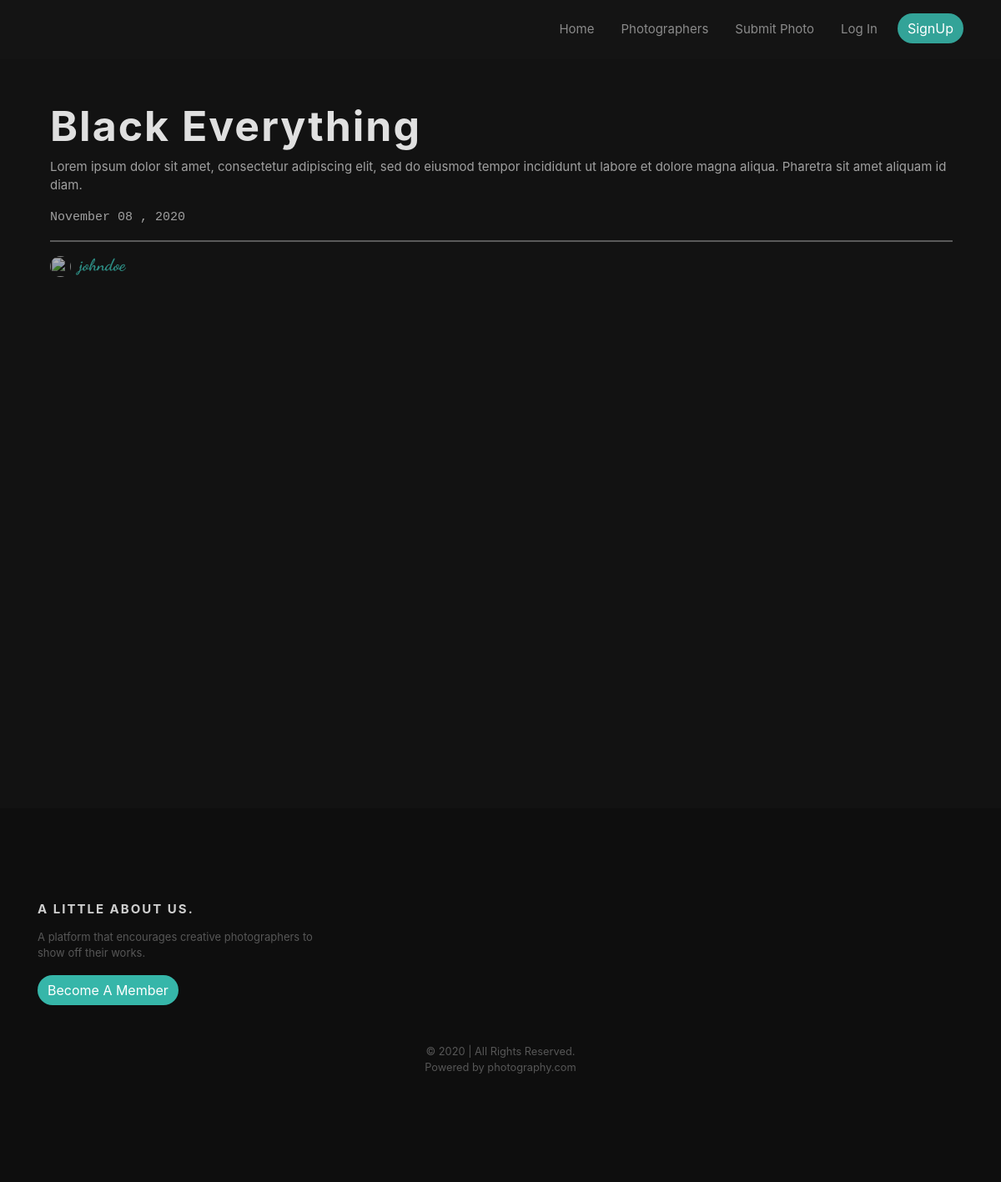
Screenshot of /post/black-everything with the database file from the repository.
### photo/models.py (models this page shows, shortened)
class Post(models.Model):
    picture = CloudinaryField('picture')
    title = models.CharField(max_length=100, unique=True)
    description = models.TextField(max_length=200, default='', blank=True)
    date_posted = models.DateTimeField(default=timezone.now)
    photographer = models.ForeignKey(User, on_delete=models.CASCADE)
    slug = AutoSlugField(populate_from='title', always_update=True)

### photo/views.py (the view)
# urls.py: path('post/<str:slug>', PostDetailView.as_view(), name='post-detail'),
class PostDetailView(DetailView):
    model = Post

### photo/templates/photo/post_detail.html (shortened to what this page needs)
{%extends 'photo/base.html'%}
{%block content%}
        <article id="portfolio">
            <section class=" portfolio-detail mt-4">
                <h2>{{object.title}}</h2>
                <p>{{object.description}}</p>
                <p style="font-family:Monospace">{{object.date_posted|date:'F d , Y'}}</p>
                <hr>
                <div class="acc-item mt-2 mb-2">
                    <a href="{% url 'photographer-post' object.photographer.username %}">
                        <img class="rounded-circle photographer-img" src="{{post.photographer.profile.image.url}}" alt="">
                    </a>
                    <a href="{% url 'photographer-post' object.photographer.username %}">
                        <h3>{{object.photographer}}</h3>
                    </a>
                </div>
            </section>
        </article>
{%endblock content%}

### photo/static/photo/main.css (style rules this page uses)
body { background-color: #121212; }
#portfolio { width: 90%; margin: auto; margin-top: 50px; }
#portfolio hr { border: 0.5px solid rgba(255, 255, 255, 0.3); width: 100%; }
#portfolio .portfolio-detail .acc-item { display: flex; justify-content: flex-start; }
#portfolio .acc-item h3 { text-align: right; font-family: "Dancing Script", sans-serif; color: rgba(64, 224, 208, 0.6); font-size: 20px; font-weight: bold; }
#portfolio .acc-item img { height: 25px; width: 25px; margin-right: 10px; }
#portfolio .acc-item a { text-decoration: none; }
#portfolio img { filter: brightness(70%); height: 40vh; width: 40vw; transition: 0.5s; }
#portfolio .portfolio-detail h2 { letter-spacing: 2px; text-align: left; color: rgba(255, 255, 255, 0.87); font-size: 50px; font-weight: bold; }
#portfolio .portfolio-detail p { font-size: 15px; text-align: left; color: rgba(255, 255, 255, 0.6); }
.photographer-img { height: 150px; width: 150px; margin-right: 10px; }

### rows the page displays
Post: title "Black Everything", description "Lorem ipsum dolor sit amet, consectetur adipiscing elit, sed do eiusmod tempor incididunt ut labore et dolore magna aliqua. Pharetra sit amet aliquam id diam.", date_posted "November 08 , 2020", photographer "johndoe"
